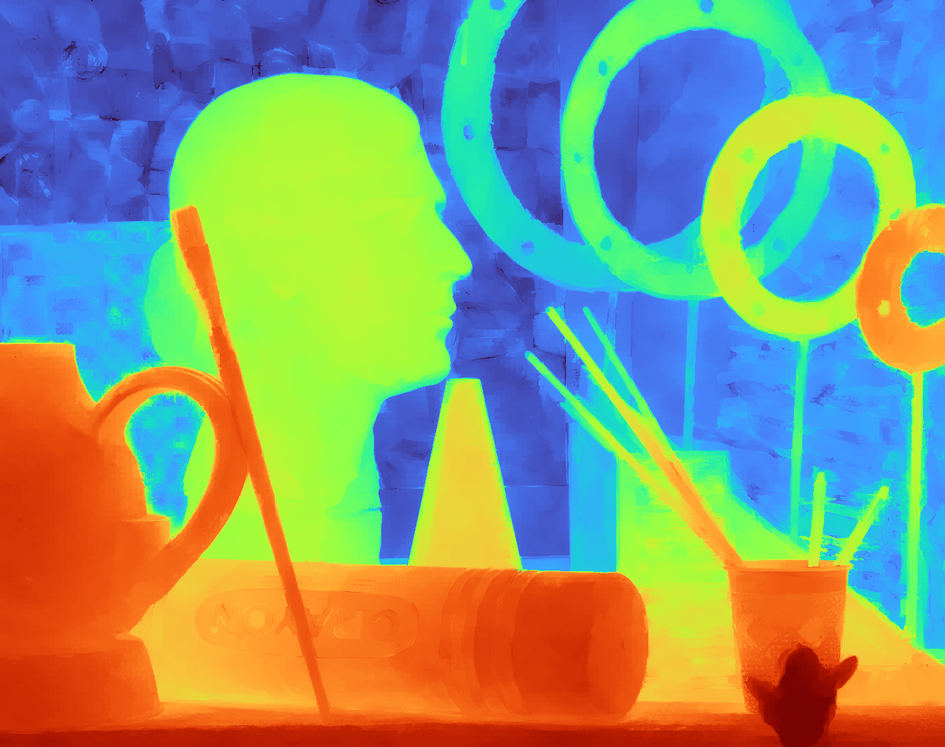
#> input picture Python/FBS/imgs/result.png, 945 x 747 px, shrunk from 1376 x 1088 before the run
$ python fbs_demo.py imgs/result.png imgs/result.png
#> lines starting #> are read from the running program, lines starting #| are printed output that depends on the picture
### Python/FBS/bilateral_solver.py
# This file is part of JBF-Stereo.
# Copyright (c) 2026, Eijiro Shibusawa <phd_kimberlite@yahoo.co.jp>
# All rights reserved.
#
# Redistribution and use in source and binary forms, with or without
# modification, are permitted provided that the following conditions are met:
#
# 1. Redistributions of source code must retain the above copyright notice, this
#    list of conditions and the following disclaimer.
# 2. Redistributions in binary form must reproduce the above copyright notice,
#    this list of conditions and the following disclaimer in the documentation
#    and/or other materials provided with the distribution.
#
# THIS SOFTWARE IS PROVIDED BY THE COPYRIGHT HOLDERS AND CONTRIBUTORS "AS IS" AND
# ANY EXPRESS OR IMPLIED WARRANTIES, INCLUDING, BUT NOT LIMITED TO, THE IMPLIED
# WARRANTIES OF MERCHANTABILITY AND FITNESS FOR A PARTICULAR PURPOSE ARE
# DISCLAIMED. IN NO EVENT SHALL THE COPYRIGHT OWNER OR CONTRIBUTORS BE LIABLE FOR
# ANY DIRECT, INDIRECT, INCIDENTAL, SPECIAL, EXEMPLARY, OR CONSEQUENTIAL DAMAGES
# (INCLUDING, BUT NOT LIMITED TO, PROCUREMENT OF SUBSTITUTE GOODS OR SERVICES;
# LOSS OF USE, DATA, OR PROFITS; OR BUSINESS INTERRUPTION) HOWEVER CAUSED AND
# ON ANY THEORY OF LIABILITY, WHETHER IN CONTRACT, STRICT LIABILITY, OR TORT
# (INCLUDING NEGLIGENCE OR OTHERWISE) ARISING IN ANY WAY OUT OF THE USE OF THIS
# SOFTWARE, EVEN IF ADVISED OF THE POSSIBILITY OF SUCH DAMAGE.

"""The Fast Bilateral Solver [1] on the GPU (CuPy RawModule).

    solver = BilateralSolver(BilateralSolverParams())
    solver.set_reference(reference_rgb)             # (height, width, 3) uint8, RGB: builds the bilateral grid
    result = solver.solve(target, confidence)       # (height, width) or (height, width, channels), float

The grid depends on the reference image only, so it is built once and reused for any number of targets (and channels). The
solution is linear in the target, so the target is not scaled: the result has the range of the target. The confidence is the
weight of each target pixel (0 = ignore the pixel); its scale matters relative to lam. A pixel whose vertex is not connected
(through the neighbors of the grid) to any pixel with a confidence has no data to be filled from: the result there is 0.

The kernels are in bilateral_solver_cuda.cu. The system A y = b of the bilateral space is solved matrix-free by the
preconditioned conjugate gradient, as in the reference implementation of [1] (scripts/bilateral_solver.py of this repository).
The computation is in float32, and the additions of the splat use atomics, so the result is not bit-exact between runs.

[1] Barron, J. T., & Poole, B. (2016). The fast bilateral solver. In B. Leibe, J. Matas, N. Sebe, & M. Welling (Eds.), Computer Vision - ECCV 2016 (Lecture Notes in Computer Science, Vol. 9905, pp. 617-633). Springer.
"""

import math
import os

import numpy as np
import cupy as cp


class BilateralSolverParams:
    def __init__(self):
        self.sigma_spatial = 8.0
        self.sigma_luma = 4.0
        self.sigma_chroma = 4.0
        self.lam = 128.0                    # the strength of the smoothness term
        self.A_diag_min = 1e-5              # lower bound of the diagonal of A in the Jacobi preconditioner
        self.cg_tol = 1e-5                  # stop if |r| <= cg_tol |b|
        self.cg_maxiter = 25
        self.bistochastize_maxiter = 10


class BilateralSolver:
    DIM = 5                                 # x, y, Y, U, V
    BLOCK_1D = 256
    BLOCK_2D = (16, 16)

    def __init__(self, params=None):
        self.params = params if params is not None else BilateralSolverParams()
        self.module = None
        self.height = self.width = 0
        self.nvertices = 0
        self.splat_idx = None               # (npixels,) int32: the vertex of each pixel
        self.neighbors = None               # (2 * DIM, nvertices) int32: the neighbors of each vertex, -1 if none
        self.counts = None                  # (nvertices,) float32: the number of the pixels of each vertex
        self.n = None                       # (nvertices,) float32: the diagonal Dn of the bistochastization
        self.last_cg_iterations = []        # of the channels of the last solve
        self.last_cg_residuals = []         # |r| / |b| at the end

    def compile_module(self):
        fpfn = os.path.join(os.path.dirname(__file__), 'bilateralSolver.cu')
        with open(fpfn, 'r') as f:
            cuda_source = f.read()

        cuda_source = cuda_source.replace('FBS_NUM_DIMS', str(self.DIM))
        cuda_source = cuda_source.replace('FBS_SIGMA_SPATIAL', str(self.params.sigma_spatial) + 'f')
        cuda_source = cuda_source.replace('FBS_SIGMA_LUMA', str(self.params.sigma_luma) + 'f')
        cuda_source = cuda_source.replace('FBS_SIGMA_CHROMA', str(self.params.sigma_chroma) + 'f')
        cuda_source = cuda_source.replace('FBS_LAMBDA', str(self.params.lam) + 'f')
        cuda_source = cuda_source.replace('FBS_A_DIAG_MIN', str(self.params.A_diag_min) + 'f')

        self.module = cp.RawModule(code=cuda_source)
        self.module.compile()
        self.k = {name: self.module.get_function(name) for name in (
            'computeHash', 'findNeighbors', 'bistochastizeStep', 'splat', 'slice',
            'applyA', 'inverseDiagonal', 'cgUpdate', 'cgDirection')}

    def launch_1d(self, name, count, *args):
        grid = (math.ceil(count / self.BLOCK_1D),)
        self.k[name](grid, (self.BLOCK_1D,), args)

    # ------------------------------------------------------------------------------------------------------------------------
    # grid

    # [19 lines left out: function compute_strides, not called in this run]

    def set_reference(self, reference):
        """Build the bilateral grid of a reference image (height, width, 3) uint8, RGB (cv2.imread returns BGR)."""
        if self.module is None:
            self.compile_module()
        p = self.params
        ref = cp.ascontiguousarray(cp.asarray(reference))
        assert ref.dtype == cp.uint8 and ref.ndim == 3 and ref.shape[2] == 3
        self.height, self.width = ref.shape[:2]
        npixels = self.height * self.width

        strides = cp.asarray(self.compute_strides(self.height, self.width))
        pixel_hash = cp.empty(npixels, dtype=cp.int64)
        grid = (math.ceil(self.width / self.BLOCK_2D[0]), math.ceil(self.height / self.BLOCK_2D[1]))
        self.k['computeHash'](grid, self.BLOCK_2D, (
            pixel_hash, ref, strides, np.int32(self.width), np.int32(self.height)))

        # the vertices are the unique hashes (sorted); the inverse is the vertex of each pixel
        unique_hash, inverse, counts = cp.unique(pixel_hash, return_inverse=True, return_counts=True)
        self.nvertices = int(unique_hash.size)
        self.splat_idx = cp.ascontiguousarray(inverse.reshape(-1).astype(cp.int32))
        self.counts = counts.astype(cp.float32)

        self.neighbors = cp.empty((2 * self.DIM, self.nvertices), dtype=cp.int32)
        self.launch_1d('findNeighbors', self.nvertices, self.neighbors, unique_hash, strides, np.int32(self.nvertices))

        self.bistochastize()

    # [92 lines left out: functions bistochastize, splat, slice, apply_A, inverse_diagonal, solve and 1 more, not called in this run]

### Python/FBS/fbs_demo.py
# This file is part of JBF-Stereo.
# Copyright (c) 2026, Eijiro Shibusawa <phd_kimberlite@yahoo.co.jp>
# All rights reserved.
#
# Redistribution and use in source and binary forms, with or without
# modification, are permitted provided that the following conditions are met:
#
# 1. Redistributions of source code must retain the above copyright notice, this
#    list of conditions and the following disclaimer.
# 2. Redistributions in binary form must reproduce the above copyright notice,
#    this list of conditions and the following disclaimer in the documentation
#    and/or other materials provided with the distribution.
#
# THIS SOFTWARE IS PROVIDED BY THE COPYRIGHT HOLDERS AND CONTRIBUTORS "AS IS" AND
# ANY EXPRESS OR IMPLIED WARRANTIES, INCLUDING, BUT NOT LIMITED TO, THE IMPLIED
# WARRANTIES OF MERCHANTABILITY AND FITNESS FOR A PARTICULAR PURPOSE ARE
# DISCLAIMED. IN NO EVENT SHALL THE COPYRIGHT OWNER OR CONTRIBUTORS BE LIABLE FOR
# ANY DIRECT, INDIRECT, INCIDENTAL, SPECIAL, EXEMPLARY, OR CONSEQUENTIAL DAMAGES
# (INCLUDING, BUT NOT LIMITED TO, PROCUREMENT OF SUBSTITUTE GOODS OR SERVICES;
# LOSS OF USE, DATA, OR PROFITS; OR BUSINESS INTERRUPTION) HOWEVER CAUSED AND
# ON ANY THEORY OF LIABILITY, WHETHER IN CONTRACT, STRICT LIABILITY, OR TORT
# (INCLUDING NEGLIGENCE OR OTHERWISE) ARISING IN ANY WAY OUT OF THE USE OF THIS
# SOFTWARE, EVEN IF ADVISED OF THE POSSIBILITY OF SUCH DAMAGE.

"""Filter a target image (a depth map, ...) with the GPU Fast Bilateral Solver, edge-aware by a reference image.

    python Python/FBS/fbs_demo.py Python/FBS/data/reference.png Python/FBS/data/target.png Python/FBS/data/confidence.png -o result.png

The target and the confidence are gray images (8 or 16 bit); they are scaled to 0 .. 1, and the result is written in the type
of the target. With --compare the result is compared with cv2.ximgproc.fastBilateralSolverFilter (the CPU version of OpenCV
contrib, 8 bit).
"""

import argparse
import time

import cv2
import numpy as np
import cupy as cp

from bilateral_solver import BilateralSolver, BilateralSolverParams


def read_gray(fn):
    img = cv2.imread(fn, cv2.IMREAD_UNCHANGED)
    if img is None:
        raise FileNotFoundError(fn)
    if img.ndim == 3:
        img = cv2.cvtColor(img, cv2.COLOR_BGR2GRAY)
    return img


def main():
    parser = argparse.ArgumentParser(description=__doc__, formatter_class=argparse.RawDescriptionHelpFormatter)
    parser.add_argument('reference')
    parser.add_argument('target')
    parser.add_argument('confidence', nargs='?', help='default: 1 everywhere')
    parser.add_argument('-o', '--output', default='result.png')
    parser.add_argument('--sigma-spatial', type=float, default=8.0)
    parser.add_argument('--sigma-luma', type=float, default=4.0)
    parser.add_argument('--sigma-chroma', type=float, default=4.0)
    parser.add_argument('--lam', type=float, default=128.0)
    parser.add_argument('--cg-maxiter', type=int, default=25)
    parser.add_argument('--compare', action='store_true')
    args = parser.parse_args()

    reference = cv2.cvtColor(cv2.imread(args.reference, cv2.IMREAD_COLOR), cv2.COLOR_BGR2RGB)
    target_raw = read_gray(args.target)
#> in read_gray, img is the input picture: shape (747, 945, 3); mean B, G, R 120.2, 155.5, 138.2
#> in read_gray, `img = cv2.cvtColor(img, cv2.COLOR_BGR2GRAY)`:
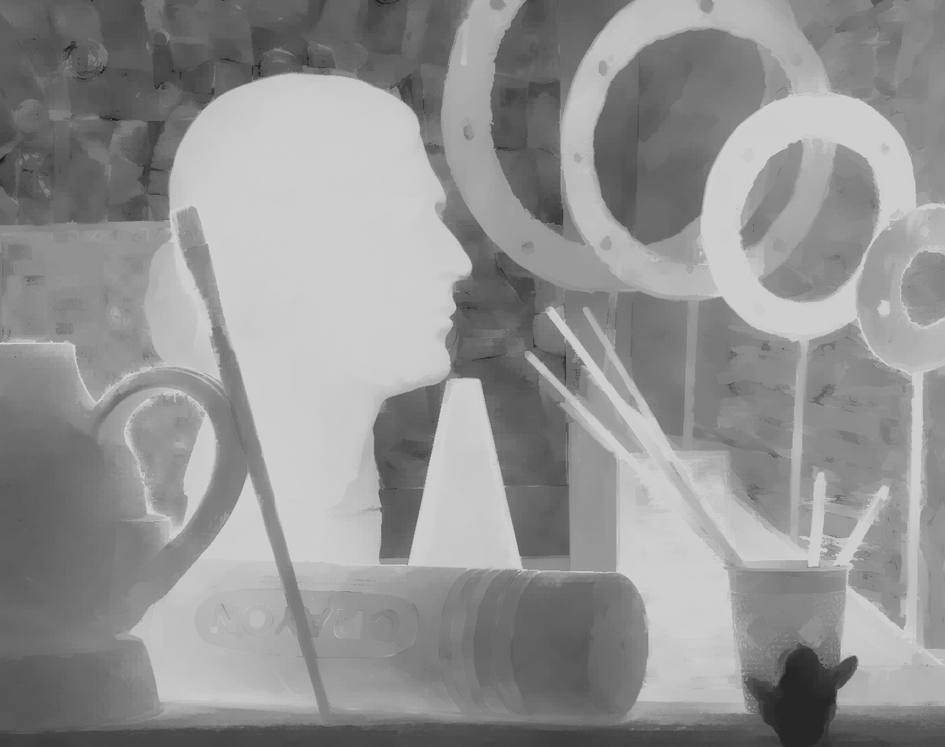
#> img: shape (747, 945); min 26, max 215, mean 146.3
    scale = float(np.iinfo(target_raw.dtype).max)
#> scale = 255
    target = target_raw.astype(np.float32) / scale
    if args.confidence is None:
        confidence = np.ones(target.shape, dtype=np.float32)
    else:
        conf_raw = read_gray(args.confidence)
        confidence = conf_raw.astype(np.float32) / float(np.iinfo(conf_raw.dtype).max)

    params = BilateralSolverParams()
    params.sigma_spatial, params.sigma_luma, params.sigma_chroma = args.sigma_spatial, args.sigma_luma, args.sigma_chroma
    params.lam, params.cg_maxiter = args.lam, args.cg_maxiter

    solver = BilateralSolver(params)
    solver.set_reference(reference)                         # compiles the kernels
    solver.solve(target, confidence)                        # warm-up of CuPy
    cp.cuda.Device().synchronize()
    t0 = time.perf_counter()
    solver.set_reference(reference)
    cp.cuda.Device().synchronize()
    t1 = time.perf_counter()
    result = solver.solve(target, confidence)
    t2 = time.perf_counter()
    print(f'{reference.shape[1]}x{reference.shape[0]}: {solver.nvertices} vertices, '
          f'grid {1000 * (t1 - t0):.1f} ms, solve {1000 * (t2 - t1):.1f} ms, '
          f'CG {solver.last_cg_iterations[0]} iterations (|r|/|b| = {solver.last_cg_residuals[0]:.2e})')

    out = np.clip(np.rint(result * scale), 0, scale).astype(target_raw.dtype)
    cv2.imwrite(args.output, out)
    print('wrote', args.output)

    if args.compare:
        t8 = np.clip(np.rint(target * 255), 0, 255).astype(np.uint8)
        c8 = np.clip(np.rint(confidence * 255), 0, 255).astype(np.uint8)
        t0 = time.perf_counter()
        cpu = cv2.ximgproc.fastBilateralSolverFilter(
            cv2.cvtColor(reference, cv2.COLOR_RGB2BGR), t8, c8, None,
            sigma_spatial=args.sigma_spatial, sigma_luma=args.sigma_luma, sigma_chroma=args.sigma_chroma,
            lambda_=args.lam, num_iter=args.cg_maxiter)
        t1 = time.perf_counter()
        gpu8 = result * 255
        d = np.abs(gpu8 - cpu.astype(np.float32))
        print(f'cv2.ximgproc (CPU): {1000 * (t1 - t0):.0f} ms; |gpu - cpu| in 8 bit: mean {d.mean():.2f}, max {d.max():.1f}; '
              f'|gpu - target|: mean {np.abs(gpu8 - t8).mean():.2f}; |cpu - target|: mean {np.abs(cpu.astype(np.float32) - t8).mean():.2f}')


if __name__ == '__main__':
#> (the run stopped early here; a loop or call above may not have finished)

$ run again, with Python/FBS/data/reference.png copied over Python/FBS/imgs/result.png
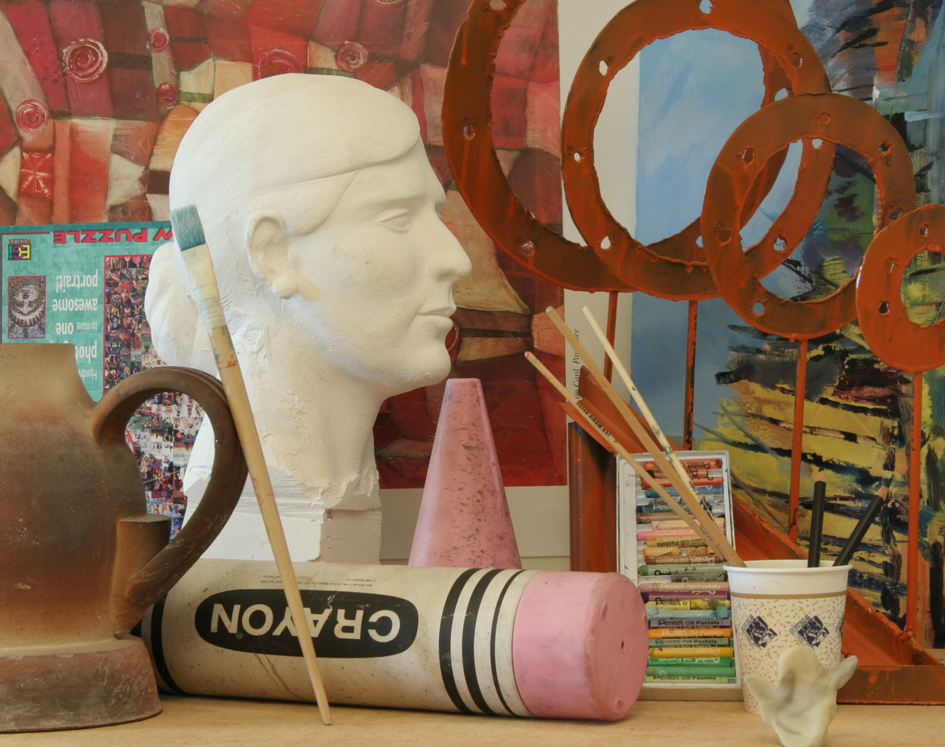
#> input picture Python/FBS/data/reference.png, 945 x 747 px, shrunk from 1376 x 1088 before the run
#> in read_gray, img is the input picture: shape (747, 945, 3); mean B, G, R 85.3, 109.9, 138.6
#> in read_gray, `img = cv2.cvtColor(img, cv2.COLOR_BGR2GRAY)`:
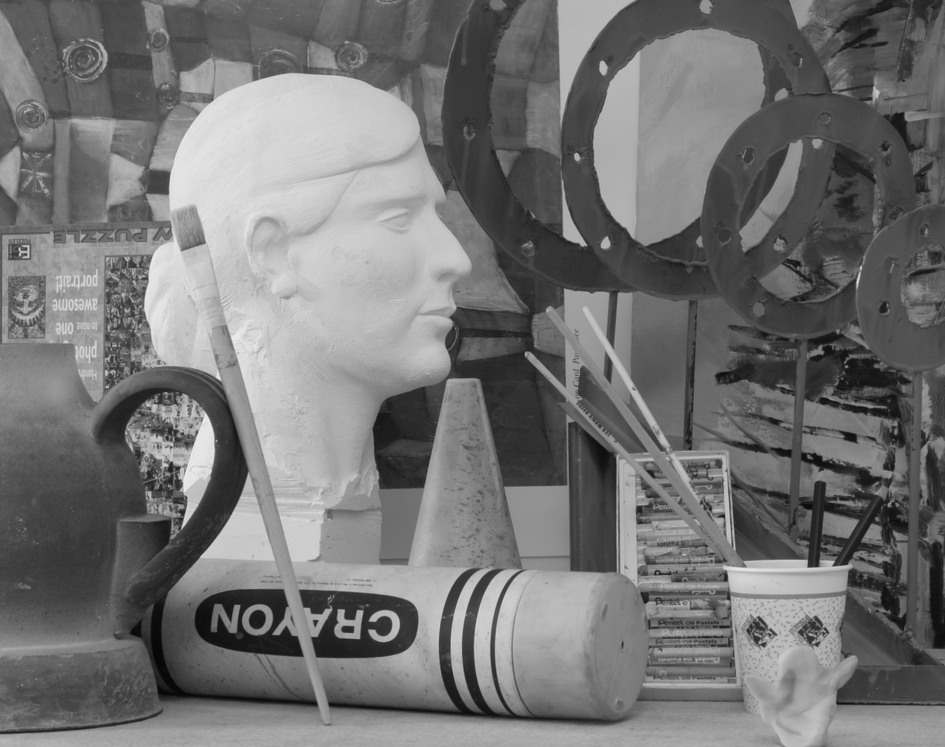
#> img: shape (747, 945); min 5, max 242, mean 115.7

$ run again, with Python/FBS/data/target.png copied over Python/FBS/imgs/result.png
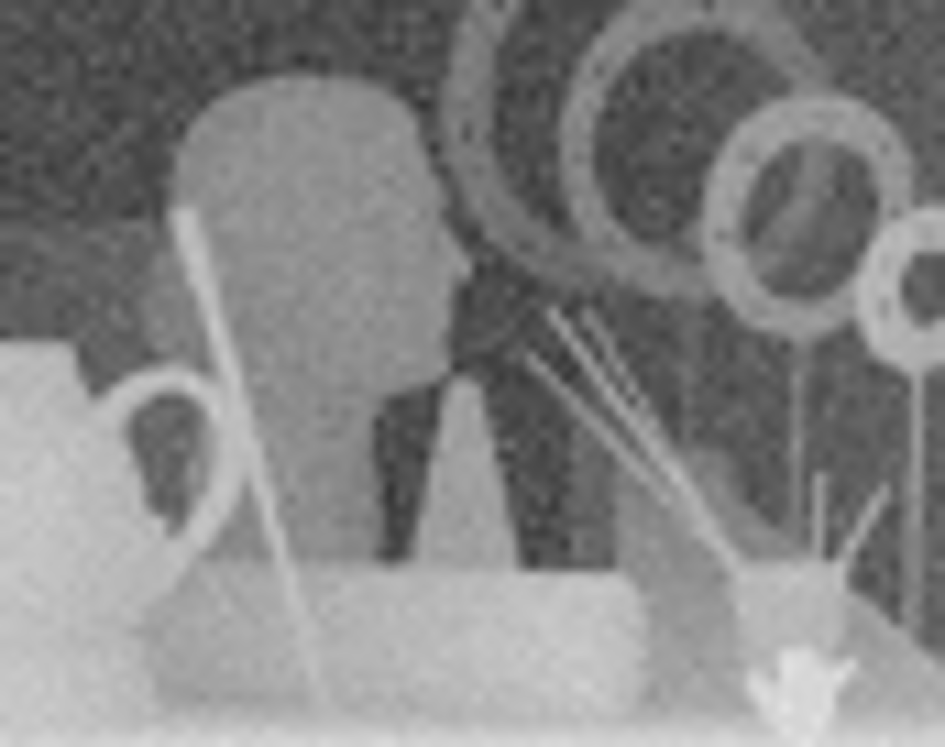
#> input picture Python/FBS/data/target.png, 945 x 747 px, shrunk from 1376 x 1088 before the run
#> in main, reference is the input picture: shape (747, 945, 3); min 52, max 227, mean 132.2
#> in read_gray, `img = cv2.imread(fn, cv2.IMREAD_UNCHANGED)`:
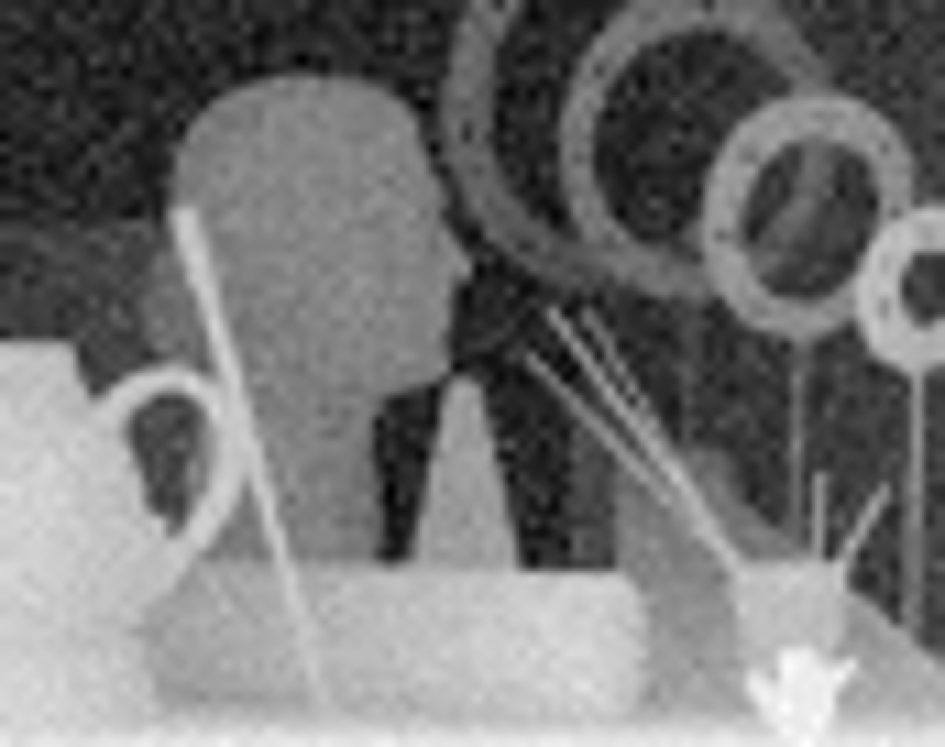
#> img: shape (747, 945) uint16; min 13499, max 58256, mean 33975.8; drawn with min black and max white
